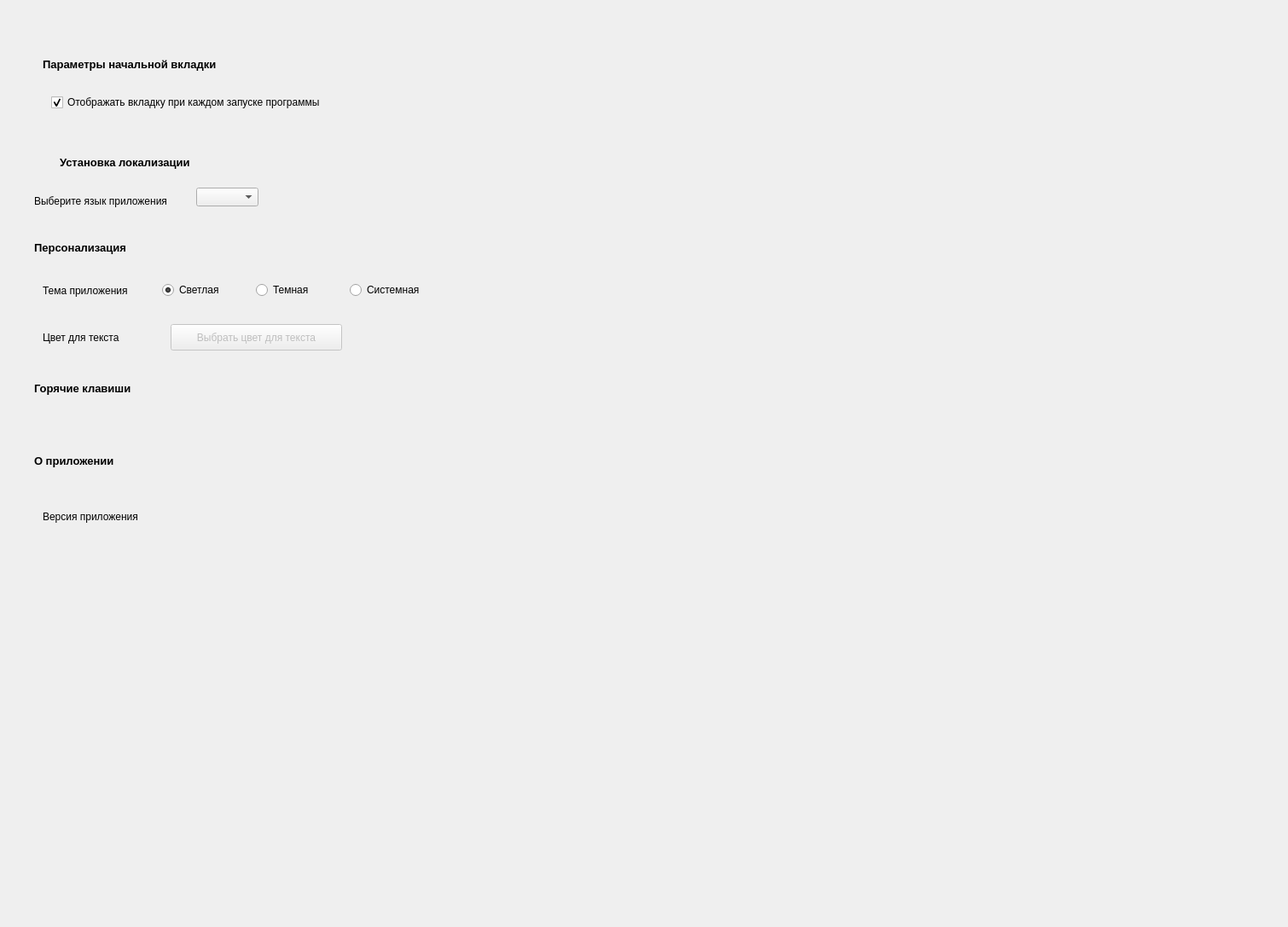
<?xml version="1.0" encoding="UTF-8"?>
<ui version="4.0">
 <class>Form</class>
 <widget class="QWidget" name="Form">
  <property name="geometry">
   <rect>
    <x>0</x>
    <y>0</y>
    <width>1510</width>
    <height>1087</height>
   </rect>
  </property>
  <property name="windowTitle">
   <string>Form</string>
  </property>
  <property name="layoutDirection">
   <enum>Qt::LeftToRight</enum>
  </property>
  <widget class="QLabel" name="label">
   <property name="geometry">
    <rect>
     <x>50</x>
     <y>50</y>
     <width>559</width>
     <height>51</height>
    </rect>
   </property>
   <property name="font">
    <font>
     <family>MS Shell Dlg 2</family>
     <pointsize>10</pointsize>
     <weight>75</weight>
     <italic>false</italic>
     <bold>true</bold>
     <underline>false</underline>
     <strikeout>false</strikeout>
     <kerning>true</kerning>
    </font>
   </property>
   <property name="text">
    <string>Параметры начальной вкладки</string>
   </property>
  </widget>
  <widget class="QCheckBox" name="checkBox">
   <property name="geometry">
    <rect>
     <x>60</x>
     <y>110</y>
     <width>342</width>
     <height>20</height>
    </rect>
   </property>
   <property name="layoutDirection">
    <enum>Qt::LeftToRight</enum>
   </property>
   <property name="text">
    <string>Отображать вкладку при каждом запуске программы</string>
   </property>
   <property name="checked">
    <bool>true</bool>
   </property>
   <property name="tristate">
    <bool>false</bool>
   </property>
  </widget>
  <widget class="QLabel" name="label_2">
   <property name="geometry">
    <rect>
     <x>70</x>
     <y>170</y>
     <width>611</width>
     <height>41</height>
    </rect>
   </property>
   <property name="font">
    <font>
     <pointsize>10</pointsize>
     <weight>75</weight>
     <bold>true</bold>
    </font>
   </property>
   <property name="text">
    <string>Установка локализации</string>
   </property>
  </widget>
  <widget class="QLabel" name="label_3">
   <property name="geometry">
    <rect>
     <x>40</x>
     <y>220</y>
     <width>241</width>
     <height>31</height>
    </rect>
   </property>
   <property name="text">
    <string>Выберите язык приложения</string>
   </property>
  </widget>
  <widget class="QComboBox" name="comboBox">
   <property name="geometry">
    <rect>
     <x>230</x>
     <y>220</y>
     <width>73</width>
     <height>22</height>
    </rect>
   </property>
  </widget>
  <widget class="QLabel" name="label_4">
   <property name="geometry">
    <rect>
     <x>40</x>
     <y>270</y>
     <width>291</width>
     <height>41</height>
    </rect>
   </property>
   <property name="font">
    <font>
     <pointsize>10</pointsize>
     <weight>75</weight>
     <bold>true</bold>
    </font>
   </property>
   <property name="text">
    <string>Персонализация</string>
   </property>
  </widget>
  <widget class="QLabel" name="label_5">
   <property name="geometry">
    <rect>
     <x>50</x>
     <y>310</y>
     <width>191</width>
     <height>61</height>
    </rect>
   </property>
   <property name="text">
    <string>Тема приложения</string>
   </property>
  </widget>
  <widget class="QRadioButton" name="radioButton">
   <property name="geometry">
    <rect>
     <x>190</x>
     <y>330</y>
     <width>95</width>
     <height>20</height>
    </rect>
   </property>
   <property name="text">
    <string>Светлая</string>
   </property>
   <property name="checked">
    <bool>true</bool>
   </property>
  </widget>
  <widget class="QRadioButton" name="radioButton_2">
   <property name="geometry">
    <rect>
     <x>300</x>
     <y>330</y>
     <width>95</width>
     <height>20</height>
    </rect>
   </property>
   <property name="text">
    <string>Темная</string>
   </property>
   <property name="checked">
    <bool>false</bool>
   </property>
  </widget>
  <widget class="QLabel" name="label_6">
   <property name="geometry">
    <rect>
     <x>50</x>
     <y>370</y>
     <width>151</width>
     <height>51</height>
    </rect>
   </property>
   <property name="text">
    <string>Цвет для текста</string>
   </property>
  </widget>
  <widget class="QPushButton" name="pushButton">
   <property name="enabled">
    <bool>false</bool>
   </property>
   <property name="geometry">
    <rect>
     <x>200</x>
     <y>380</y>
     <width>201</width>
     <height>31</height>
    </rect>
   </property>
   <property name="text">
    <string>Выбрать цвет для текста</string>
   </property>
   <property name="checkable">
    <bool>false</bool>
   </property>
  </widget>
  <widget class="QRadioButton" name="radioButton_3">
   <property name="geometry">
    <rect>
     <x>410</x>
     <y>330</y>
     <width>95</width>
     <height>20</height>
    </rect>
   </property>
   <property name="text">
    <string>Системная</string>
   </property>
  </widget>
  <widget class="QLabel" name="label_7">
   <property name="geometry">
    <rect>
     <x>40</x>
     <y>440</y>
     <width>221</width>
     <height>31</height>
    </rect>
   </property>
   <property name="font">
    <font>
     <pointsize>10</pointsize>
     <weight>75</weight>
     <bold>true</bold>
    </font>
   </property>
   <property name="text">
    <string>Горячие клавиши</string>
   </property>
  </widget>
  <widget class="QLabel" name="label_8">
   <property name="geometry">
    <rect>
     <x>40</x>
     <y>520</y>
     <width>191</width>
     <height>41</height>
    </rect>
   </property>
   <property name="font">
    <font>
     <pointsize>10</pointsize>
     <weight>75</weight>
     <bold>true</bold>
    </font>
   </property>
   <property name="text">
    <string>О приложении</string>
   </property>
  </widget>
  <widget class="QLabel" name="label_9">
   <property name="geometry">
    <rect>
     <x>50</x>
     <y>590</y>
     <width>141</width>
     <height>31</height>
    </rect>
   </property>
   <property name="text">
    <string>Версия приложения</string>
   </property>
  </widget>
 </widget>
 <resources/>
 <connections/>
</ui>
